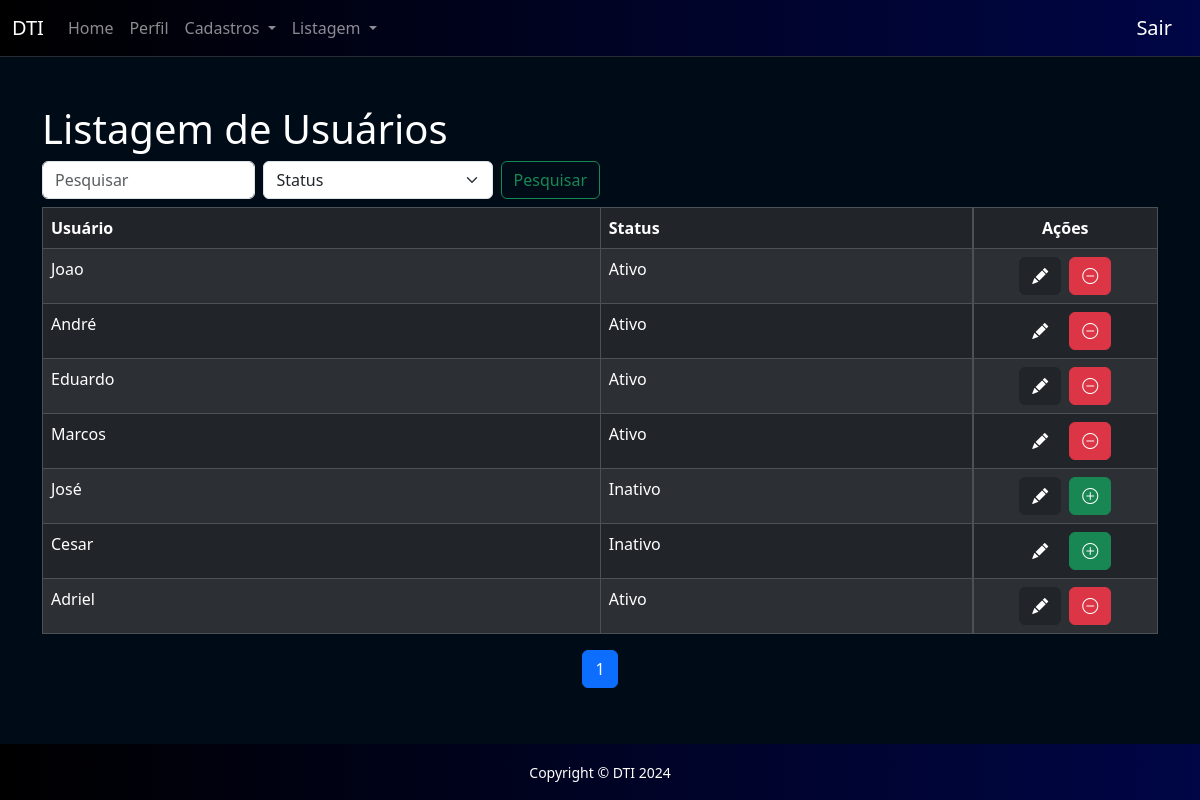
Screenshot of /listar/list-usuario.php (signed in) with the database file from the repository.
### tables this page shows
CREATE TABLE `usuario` (
  `id` int(11) NOT NULL,
  `nome` varchar(100) NOT NULL,
  `senha` varchar(100) NOT NULL,
  `status` int(1) NOT NULL,
  `nivel` int(1) NOT NULL
);

### listar/list-usuario.php (the view, shortened to what this page needs)
<?php
    require_once('../conexao.php');
    $V_WHERE = "";
    $S_WHERE = "";
    $itens_por_pagina = 15;
    $pagina = isset($_GET['page']) ? $_GET['page'] : 1;
    $offset = ($pagina - 1) * $itens_por_pagina;
    $sql_count = "SELECT COUNT(*) AS total FROM usuario WHERE 1 = 1 " . $V_WHERE . $S_WHERE;
    $resultado_count = mysqli_query($conexao, $sql_count);
    $linha_count = mysqli_fetch_assoc($resultado_count);
    $total_registros = $linha_count['total'];
    $total_paginas = ceil($total_registros / $itens_por_pagina);
    $sql = "SELECT * FROM usuario
              WHERE 1 = 1 " . $V_WHERE . $S_WHERE . "
              LIMIT $itens_por_pagina OFFSET $offset";
    $resultado = mysqli_query($conexao, $sql);
?>
<!DOCTYPE html>
<html lang="pt-br">
<head>
    <link href="https://cdn.jsdelivr.net/npm/bootstrap@5.3.3/dist/css/bootstrap.min.css" rel="stylesheet">
    <link rel="stylesheet" href="https://cdn.jsdelivr.net/npm/bootstrap-icons@1.11.3/font/bootstrap-icons.min.css">
</head>
<body>
    <?php require_once("../template/menu01.php") ?>
    <main class="container mt-5">
        <h1>Listagem de Usuários</h1>
        <form class="d-flex col-6 mt-2 mb-2" method="post" role="search">
            <input class="form-control me-2" type="search" name="search" placeholder="Pesquisar" aria-label="Search">
            <select class="form-select me-2" name="search-status" id="search-status">
                <option selected value="">Status</option>
            </select>
            <button class="btn btn-outline-success" type="submit" name="pesquisar">Pesquisar</button>
        </form>
        <table class="table table-dark table-striped table-bordered">
            <thead>
                <tr>
                    <th class="col-6">Usuário</th>
                    <th class="col-4">Status</th>
                    <th class="d-flex justify-content-center">Ações</th>
                </tr>
            </thead>
            <tbody>
                <?php
                    while ($linha = mysqli_fetch_array($resultado)) {
                        $status = ($linha['status'] == 1) ? 'Ativo' : 'Inativo';
                ?>
                <tr>
                    <td><?= $linha['nome'] ?></td>
                    <td><?= $status ?></td>
                    <td class="d-flex justify-content-center gap-2">
                        <abbr title="Editar"><a class="btn btn-dark" href="../editar/edit-usuario.php?id=<?= $linha['id'] ?>"><i class="bi bi-pencil-fill"></i></a></abbr>
                        <form method="post">
                            <?php if ($status == "Ativo"): ?>
                                <abbr title="Desativar">
                                    <button type="submit" name="desativar" class="btn btn-danger">
                                        <i class="bi bi-dash-circle"></i>
                                    </button>
                                </abbr>
                            <?php else: ?>
                                <abbr title="Ativar">
                                    <button type="submit" name="ativar" class="btn btn-success">
                                        <i class="bi bi-plus-circle"></i>
                                    </button>
                                </abbr>
                            <?php endif; ?>
                        </form>
                    </td>
                </tr>
                <?php } ?>
            </tbody>
        </table>
        <nav aria-label="Paginação">
            <ul class="pagination justify-content-center">
                <?php for ($i = 1; $i <= $total_paginas; $i++): ?>
                    <li class="page-item <?= ($pagina == $i) ? 'active' : '' ?>"><a class="page-link" href="?page=<?= $i ?>"><?= $i ?></a></li>
                <?php endfor; ?>
            </ul>
        </nav>
    </main>
    <?php require_once("../template/rodape01.php") ?>
</body>
</html>

### listar/list-usuario.php (style rules this page uses)
* { color: white; }
body { display: flex; background-color: #000B18; flex-direction: column; min-height: 100vh; }
main { flex: 1; }

### rows the page displays
usuario: nome "Joao", status "Ativo"
usuario: nome "André", status "Ativo"
usuario: nome "Eduardo", status "Ativo"
usuario: nome "Marcos", status "Ativo"
usuario: nome "José", status "Inativo"
usuario: nome "Cesar", status "Inativo"
usuario: nome "Adriel", status "Ativo"
